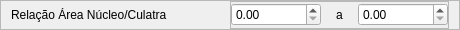
         <widget class="QFrame" name="botao_menu_29">
          <property name="geometry">
           <rect>
            <x>0</x>
            <y>230</y>
            <width>460</width>
            <height>30</height>
           </rect>
          </property>
          <property name="sizePolicy">
           <sizepolicy hsizetype="Maximum" vsizetype="Preferred">
            <horstretch>0</horstretch>
            <verstretch>0</verstretch>
           </sizepolicy>
          </property>
          <property name="minimumSize">
           <size>
            <width>460</width>
            <height>30</height>
           </size>
          </property>
          <property name="maximumSize">
           <size>
            <width>470</width>
            <height>30</height>
           </size>
          </property>
          <property name="frameShape">
           <enum>QFrame::StyledPanel</enum>
          </property>
          <property name="frameShadow">
           <enum>QFrame::Raised</enum>
          </property>
          <layout class="QHBoxLayout" name="horizontalLayout_38">
           <property name="spacing">
            <number>0</number>
           </property>
           <property name="leftMargin">
            <number>10</number>
           </property>
           <property name="topMargin">
            <number>0</number>
           </property>
           <property name="rightMargin">
            <number>10</number>
           </property>
           <property name="bottomMargin">
            <number>0</number>
           </property>
           <item alignment="Qt::AlignLeft|Qt::AlignVCenter">
            <widget class="QLabel" name="label_titulo_app_29">
             <property name="styleSheet">
              <string notr="true">font: 75 12pt &quot;Arial&quot;;</string>
             </property>
             <property name="text">
              <string>Relação Área Núcleo/Culatra</string>
             </property>
            </widget>
           </item>
           <item>
            <widget class="QFrame" name="frame_11">
             <property name="minimumSize">
              <size>
               <width>200</width>
               <height>0</height>
              </size>
             </property>
             <property name="frameShape">
              <enum>QFrame::StyledPanel</enum>
             </property>
             <property name="frameShadow">
              <enum>QFrame::Raised</enum>
             </property>
             <layout class="QHBoxLayout" name="horizontalLayout_39">
              <property name="spacing">
               <number>0</number>
              </property>
              <property name="leftMargin">
               <number>0</number>
              </property>
              <property name="topMargin">
               <number>0</number>
              </property>
              <property name="rightMargin">
               <number>0</number>
              </property>
              <property name="bottomMargin">
               <number>0</number>
              </property>
              <item>
               <widget class="QDoubleSpinBox" name="doubleSpinBox_18">
                <property name="minimumSize">
                 <size>
                  <width>90</width>
                  <height>0</height>
                 </size>
                </property>
                <property name="maximumSize">
                 <size>
                  <width>90</width>
                  <height>16777215</height>
                 </size>
                </property>
                <property name="maximum">
                 <double>100.000000000000000</double>
                </property>
                <property name="singleStep">
                 <double>0.100000000000000</double>
                </property>
               </widget>
              </item>
              <item alignment="Qt::AlignHCenter">
               <widget class="QLabel" name="label_titulo_app_30">
                <property name="minimumSize">
                 <size>
                  <width>0</width>
                  <height>0</height>
                 </size>
                </property>
                <property name="maximumSize">
                 <size>
                  <width>15555</width>
                  <height>16777215</height>
                 </size>
                </property>
                <property name="styleSheet">
                 <string notr="true">font: 75 12pt &quot;Arial&quot;;
text-align:&quot;center&quot;;</string>
                </property>
                <property name="text">
                 <string>a</string>
                </property>
               </widget>
              </item>
              <item>
               <widget class="QDoubleSpinBox" name="doubleSpinBox_19">
                <property name="minimumSize">
                 <size>
                  <width>90</width>
                  <height>0</height>
                 </size>
                </property>
                <property name="maximumSize">
                 <size>
                  <width>90</width>
                  <height>16777215</height>
                 </size>
                </property>
                <property name="maximum">
                 <double>100.000000000000000</double>
                </property>
                <property name="singleStep">
                 <double>0.100000000000000</double>
                </property>
               </widget>
              </item>
             </layout>
            </widget>
           </item>
          </layout>
         </widget>
